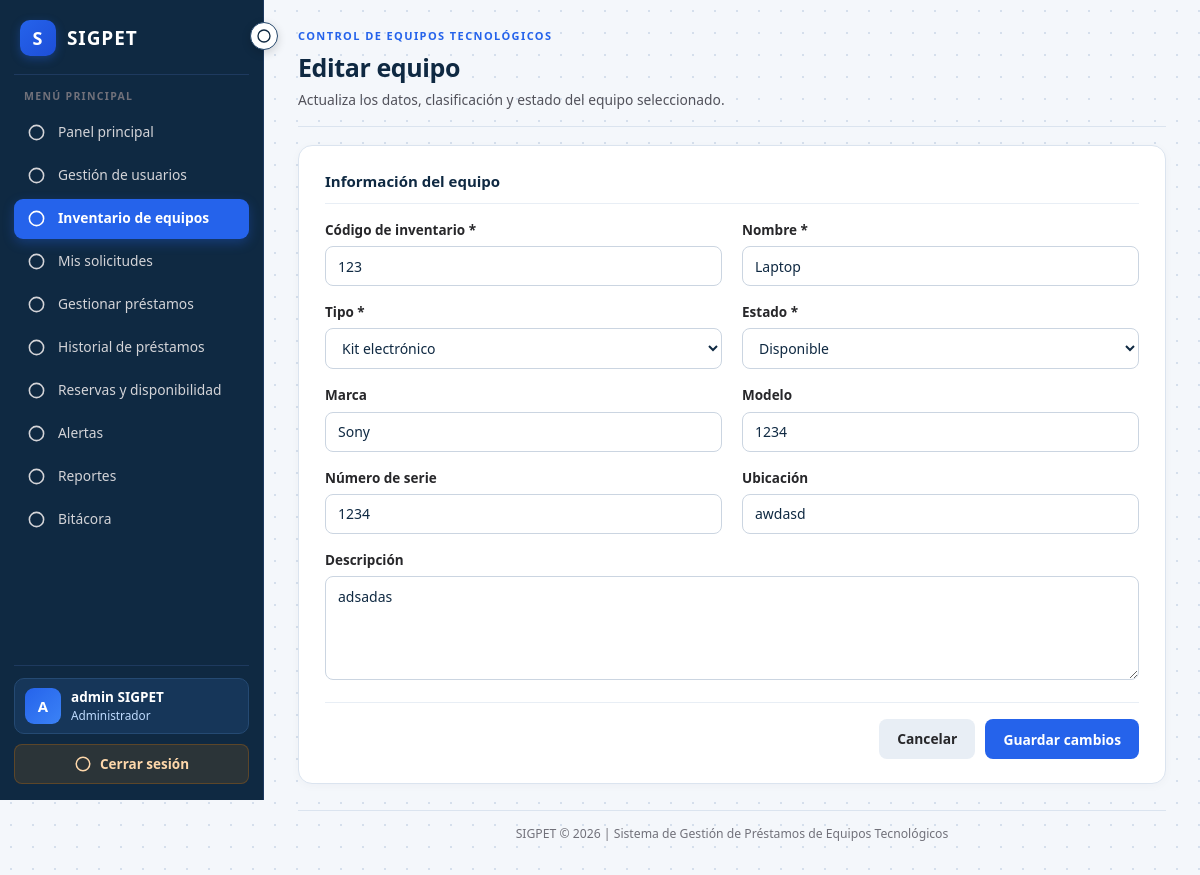
The page /inventario/editar.php?id=1 (signed in) on the database its author committed.
### tables this page shows
CREATE TABLE `equipos` (
  `id_equipo` int(11) NOT NULL,
  `id_tipo` int(11) NOT NULL,
  `id_estado` int(11) NOT NULL,
  `codigo_inventario` varchar(50) NOT NULL,
  `nombre` varchar(100) NOT NULL,
  `marca` varchar(80) DEFAULT NULL,
  `modelo` varchar(80) DEFAULT NULL,
  `numero_serie` varchar(100) DEFAULT NULL,
  `descripcion` text DEFAULT NULL,
  `ubicacion` varchar(150) DEFAULT NULL,
  `fecha_registro` timestamp NULL DEFAULT current_timestamp()
);

CREATE TABLE `tipos_equipo` (
  `id_tipo` int(11) NOT NULL,
  `nombre_tipo` varchar(80) NOT NULL,
  `descripcion` varchar(255) DEFAULT NULL
);

CREATE TABLE `estados_equipo` (
  `id_estado` int(11) NOT NULL,
  `nombre_estado` varchar(50) NOT NULL,
  `descripcion` varchar(255) DEFAULT NULL
);

### inventario/editar.php (the view, shortened to what this page needs)
<?php
require_once __DIR__ . '/../config/conexion.php';
$idEquipo = filter_input(INPUT_GET, 'id', FILTER_VALIDATE_INT);
$stmt = $conexion->prepare('SELECT * FROM equipos WHERE id_equipo = ?');
$stmt->bind_param('i', $idEquipo);
$stmt->execute();
$equipo = $stmt->get_result()->fetch_assoc();
$tipos = $conexion->query('SELECT id_tipo, nombre_tipo FROM tipos_equipo ORDER BY nombre_tipo')->fetch_all(MYSQLI_ASSOC);
$estados = $conexion->query('SELECT id_estado, nombre_estado FROM estados_equipo ORDER BY id_estado')->fetch_all(MYSQLI_ASSOC);
$error = '';
?>
<!DOCTYPE html><html lang="es"><head><meta charset="UTF-8"><meta name="viewport" content="width=device-width, initial-scale=1.0"><title>Editar equipo | SIGPET</title>
    <link rel="icon" type="image/svg+xml" href="../assets/favicon.svg"><link rel="stylesheet" href="../CSS/base.css"><link rel="stylesheet" href="../CSS/dashboard.css"><link rel="stylesheet" href="../CSS/usuarios.css"><link rel="stylesheet" href="../CSS/inventario.css"></head>
<body class="dashboard-body"><div class="dashboard-layout">
<?php $rutaBase = '../'; $paginaActiva = 'inventario'; require __DIR__ . '/../includes/sidebar.php'; ?>
<main class="dashboard-main"><header class="dashboard-header"><div><span class="header-subtitle">CONTROL DE EQUIPOS TECNOLÓGICOS</span><h1>Editar equipo</h1><p class="header-desc">Actualiza los datos, clasificación y estado del equipo seleccionado.</p></div></header>
<section class="user-form-container"><?php if ($error !== ''): ?><div class="form-message error"><?= htmlspecialchars($error) ?></div><?php endif; ?>
<form method="POST" action="editar.php?id=<?= (int)$idEquipo ?>" class="user-form"><input type="hidden" name="token_csrf" value="<?= htmlspecialchars($tokenCSRF) ?>">
<div class="form-section-title">Información del equipo</div><div class="form-grid">
<div class="form-group"><label for="codigo_inventario">Código de inventario *</label><input id="codigo_inventario" name="codigo_inventario" maxlength="50" value="<?= htmlspecialchars($equipo['codigo_inventario']) ?>" required></div>
<div class="form-group"><label for="nombre">Nombre *</label><input id="nombre" name="nombre" maxlength="100" value="<?= htmlspecialchars($equipo['nombre']) ?>" required></div>
<div class="form-group"><label for="id_tipo">Tipo *</label><select id="id_tipo" name="id_tipo" required><?php foreach ($tipos as $tipo): ?><option value="<?= (int)$tipo['id_tipo'] ?>" <?= (int)$equipo['id_tipo'] === (int)$tipo['id_tipo'] ? 'selected' : '' ?>><?= htmlspecialchars($tipo['nombre_tipo']) ?></option><?php endforeach; ?></select></div>
<div class="form-group"><label for="id_estado">Estado *</label><select id="id_estado" name="id_estado" required><?php foreach ($estados as $estado): ?><option value="<?= (int)$estado['id_estado'] ?>" <?= (int)$equipo['id_estado'] === (int)$estado['id_estado'] ? 'selected' : '' ?>><?= htmlspecialchars($estado['nombre_estado']) ?></option><?php endforeach; ?></select></div>
<div class="form-group"><label for="marca">Marca</label><input id="marca" name="marca" maxlength="80" value="<?= htmlspecialchars($equipo['marca'] ?? '') ?>"></div>
<div class="form-group"><label for="modelo">Modelo</label><input id="modelo" name="modelo" maxlength="80" value="<?= htmlspecialchars($equipo['modelo'] ?? '') ?>"></div>
<div class="form-group"><label for="numero_serie">Número de serie</label><input id="numero_serie" name="numero_serie" maxlength="100" value="<?= htmlspecialchars($equipo['numero_serie'] ?? '') ?>"></div>
<div class="form-group"><label for="ubicacion">Ubicación</label><input id="ubicacion" name="ubicacion" maxlength="150" value="<?= htmlspecialchars($equipo['ubicacion'] ?? '') ?>"></div>
<div class="form-group form-group-full"><label for="descripcion">Descripción</label><textarea id="descripcion" name="descripcion" rows="4"><?= htmlspecialchars($equipo['descripcion'] ?? '') ?></textarea></div>
</div><div class="form-actions"><a href="listar.php" class="form-button cancel-button">Cancelar</a><button class="form-button submit-button" type="submit">Guardar cambios</button></div></form></section>
<footer class="dashboard-footer">SIGPET © 2026 | Sistema de Gestión de Préstamos de Equipos Tecnológicos</footer></main></div></body></html>

### CSS/base.css (style rules this page uses)
* { margin: 0; padding: 0; box-sizing: border-box; }
html { min-height: 100%; font-size: 16px; }
body { font-family: 'Segoe UI', system-ui, -apple-system, BlinkMacSystemFont, 'Helvetica Neue', Arial, sans-serif; font-size: 15px; line-height: 1.55; color: #1e293b; min-height: 100vh; -webkit-font-smoothing: antialiased; }

### CSS/dashboard.css (style rules this page uses)
.dashboard-body { margin: 0; min-height: 100vh; background-color: #f4f7fb; background-image: radial-gradient(#d5dfec 1px, transparent 1px); background-size: 22px 22px; font-family: 'Segoe UI', system-ui, -apple-system, BlinkMacSystemFont, 'Helvetica Neue', Arial, sans-serif; font-size: 14.5px; line-height: 1.5; color: #18181b; }
.dashboard-layout { display: flex; align-items: flex-start; min-height: 100vh; }
.dashboard-main { flex: 1; min-width: 0; padding: 24px 34px 28px; animation: sigpetFadeIn 0.16s ease-out; }
.dashboard-header { display: flex; justify-content: space-between; align-items: flex-end; gap: 18px; padding-bottom: 16px; border-bottom: 1.5px solid #dbe4ef; }
.header-subtitle { display: inline-block; color: #2563eb; font-size: 11px; font-weight: 800; letter-spacing: 1.4px; text-transform: uppercase; }
.dashboard-header h1 { font-size: 25px; font-weight: 800; margin: 3px 0 0; color: #0f2942; letter-spacing: -0.4px; }
.header-desc { margin: 4px 0 0; color: #52525b; font-size: 13.8px; line-height: 1.45; }
.user-form-container { margin-top: 18px; padding: 24px 26px; background: #ffffff; border: 1px solid #dbe4ef; border-radius: 14px; box-shadow: 0 2px 10px rgba(15, 41, 66, 0.03); }
.form-section-title { color: #0f2942; font-size: 15px; font-weight: 700; padding-bottom: 10px; margin: 0 0 16px; border-bottom: 1px solid #e8eef5; }
.form-grid { display: grid; grid-template-columns: repeat(2, minmax(0, 1fr)); gap: 16px 20px; margin-bottom: 22px; }
.form-group { display: flex; flex-direction: column; gap: 6px; }
.form-group-full { grid-column: 1 / -1; }
.form-group label { color: #27272a; font-size: 13.5px; font-weight: 600; }
.form-group input, .form-group select, .form-group textarea { width: 100%; box-sizing: border-box; min-height: 40px; padding: 9px 12px; border: 1px solid #cbd5e1; border-radius: 8px; outline: none; background: #ffffff; color: #0f2942; font-family: inherit; font-size: 14px; transition: border-color 0.15s ease, box-shadow 0.15s ease; }
.form-group textarea { min-height: 98px; resize: vertical; line-height: 1.5; }
.form-actions { display: flex; justify-content: flex-end; align-items: center; gap: 10px; padding-top: 16px; border-top: 1px solid #e8eef5; }
.form-button { display: inline-flex; justify-content: center; align-items: center; min-height: 40px; padding: 9px 18px; border: none; border-radius: 8px; font-family: inherit; font-size: 13.8px; font-weight: 600; text-decoration: none; cursor: pointer; transition: background 0.15s ease; }
.submit-button { background: #2563eb; color: #ffffff; }
.cancel-button { background: #e8eef5; color: #27272a; }
.dashboard-footer { margin-top: 26px; padding: 14px 0 4px; border-top: 1px solid #dbe4ef; color: #71717a; font-size: 12.2px; text-align: center; }

### rows shown on the page
equipos: codigo_inventario "123", nombre "Laptop", id_tipo "Kit electrónico", id_estado "Disponible", marca "Sony", modelo "1234", numero_serie "1234", ubicacion "awdasd", descripcion "adsadas"

### other values the page prints
$inicial "A"
$nombre . ' ' . $apellido "admin SIGPET"
$rol "Administrador"
